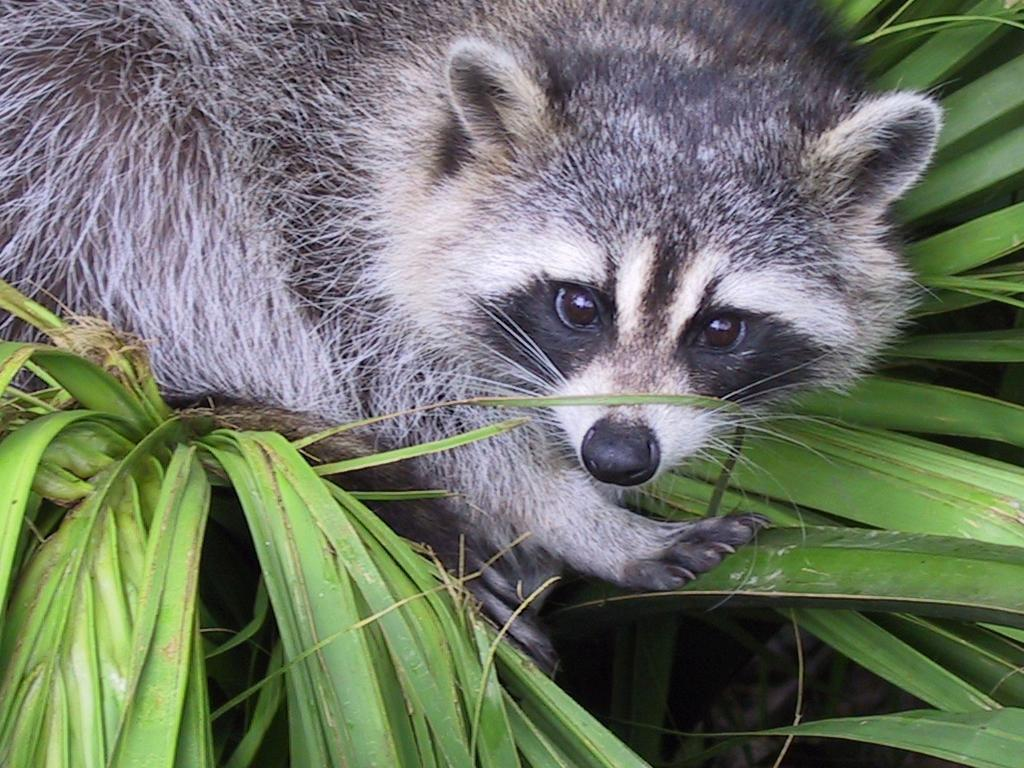
#> input picture Using_Python/Python_Books/2019_Image_Operators/data/face.jpg, 1024 x 768 px
$ jupyter execute 03_Scripting_in_python.ipynb
#> lines starting #> are read from the running program, lines starting #| are printed output that depends on the picture
[cell 1]
import imageio
import scipy.ndimage as nd

''' This applies the rotate function. There are four inputs
to this function. The first is the input image, and the second is the angle (in degrees) of rotation.
The next two arguments are optional. The rotate function will resize the frame to accommodate all
pixels in the rotated image. The reshape=False throws a switch that forces the output frame to
be the same size as the input frame. Thus, corners of the original image will be lost since they are
outside the output frame. The cval==255 sets the pixels that are not defined in the output to white.
'''
amg = imageio.imread('data/face.jpg' )
#> amg is the input picture: shape (768, 1024, 3); mean R, G, B 110.7, 117.7, 102.1
bmg = nd.rotate(amg,20,reshape=False,cval=255)
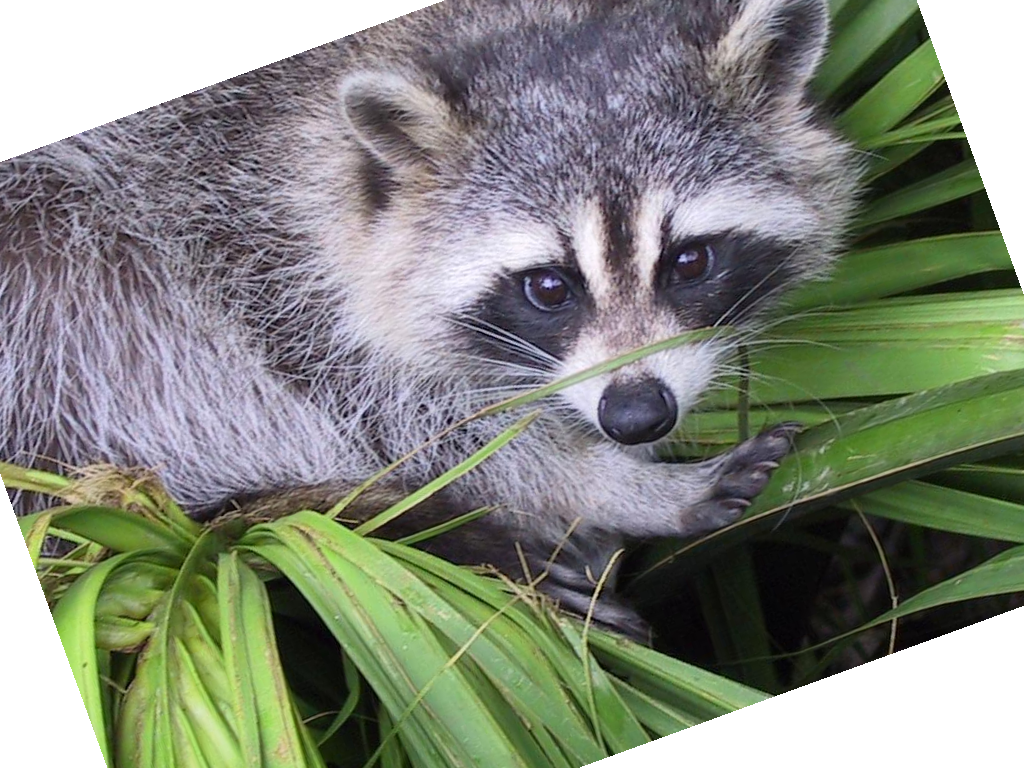
#> bmg: shape (768, 1024, 3); mean R, G, B 131.1, 135.9, 124.7
imageio.imsave('data/grayface1.jpg', bmg )


'''The Shift operator is applied. The second argument is the tuple (250,100,0). The color
image has three dimensions: vertical, horizontal, and color. Thus, there are three shift values. This
image is shifted 25 pixels in the vertical direction, 10 pixels in the horizontal direction, and it is not
shifted in the color dimension.'''

cmg = nd.shift(bmg, (250,100,0))
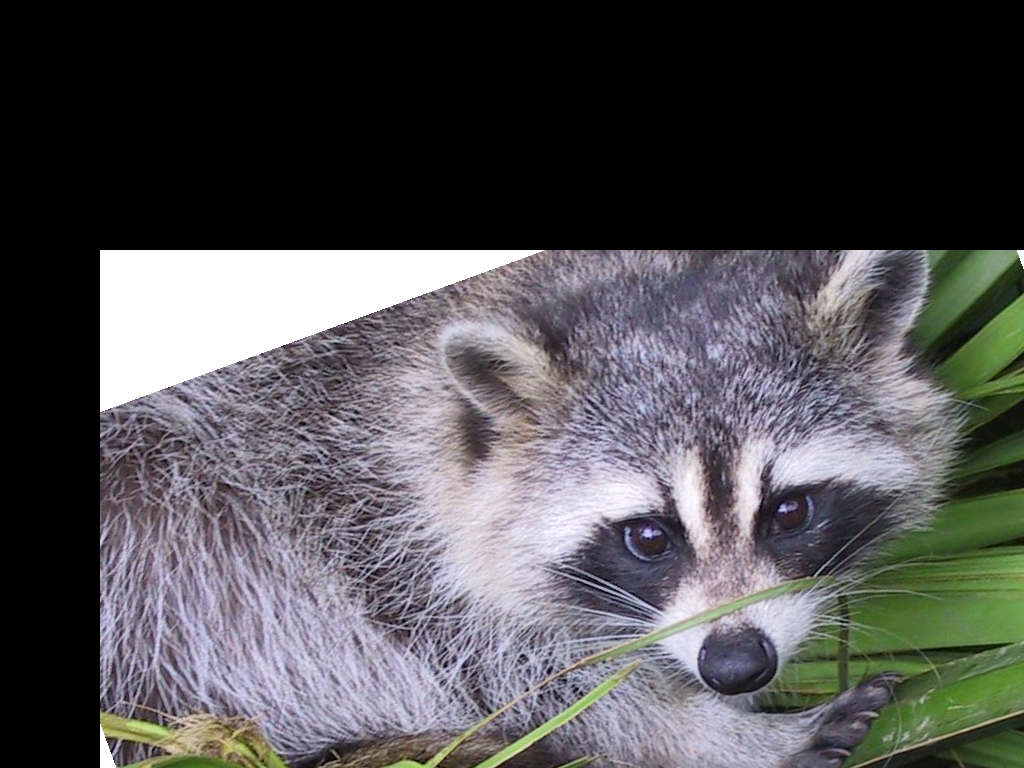
#> cmg: shape (768, 1024, 3); mean R, G, B 82.5, 81.5, 83.6
imageio.imsave('data/grayface2.jpg', cmg )
